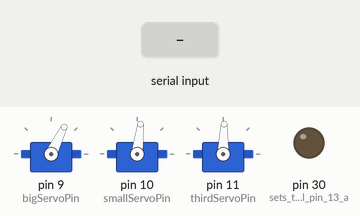
The sketch below on a simulated Arduino Mega 2560, built with avr-gcc and run on an emulated ATmega2560. Shown: 3 × servo, output pins drawn as LEDs (lit = HIGH). The inputs (shaded band) are chosen by the test bench.

Above: at 1.2 s.
1.3 s: "90,45,200\n" received over Serial
At 2.5 s:
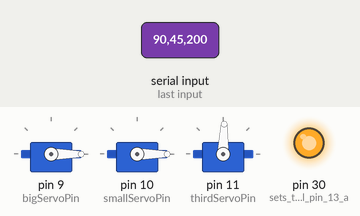
2.8 s: "90,45,200,10\n" received over Serial
At 3.9 s:
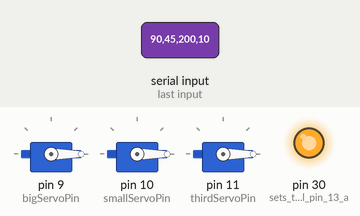
Timing chart, 0 to 5.8 s (numbered marks = the images above; inputs shaded):
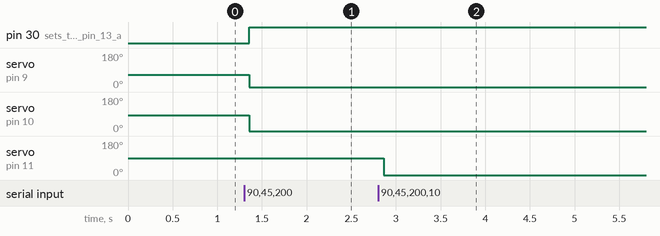

The sketch:

A2_serial_input.ino
```cpp
// Send two integer numbers indicating angle values of the servo. The first number is
// for the big servo and the second number for the small servo, e.g. 40,50.
//
// According to the library, the angle range is from 0-180. To get finer control over the angle
// one could use servo.writeMicroseconds() instead of servo.write(). See
// https://github.com/arduino-libraries/Servo/blob/master/docs/api.md

#include <Servo.h> // By Arduino, v1.2.1

// Define servo objects
Servo big_servo;
Servo small_servo;
Servo third_servo;

// Define servo pins
const int bigServoPin = 9;
const int smallServoPin = 10;
const int thirdServoPin = 11;

// Define the maximum length of the input string
const int BUFFER_SIZE = 64;

// Define the delimiter character
const char DELIMITER = ',';

// Create a buffer to store the incoming serial data
char buffer[BUFFER_SIZE];

// Variables to store the extracted float values
int bigServoAngle = 1500;
int smallServoAngle = 800;
int solenoid = 0;
int thirdServoAngle = 1475;

// Flag to indicate whether a complete set of values has been received
bool newData = false;

void setup() {
  Serial.begin(9600);

  // Attach servos to the defined pins
  big_servo.attach(bigServoPin, 970, 2450); // 550, 2400 custom range for DS51150-12V servo
  small_servo.attach(smallServoPin, 500, 1150);
  third_servo.attach(thirdServoPin, 500, 2500);

//  Serial.print("Big servo angle: ");
//  Serial.println(bigServoAngle);
//  Serial.print("Small servo angle: ");
//  Serial.println(smallServoAngle);

  pinMode(30, OUTPUT);    // sets the digital pin 13 as output
  digitalWrite(30, LOW);
}

void loop() {
  // Read serial data into the buffer
  readSerialData();

  // If a complete set of values has been received, parse the data
  if (newData) {
    parseSerialData();
    // Print the parsed values
//    Serial.print("Big servo angle: ");
//    Serial.println(bigServoAngle);
//    Serial.print("Small servo angle: ");
//    Serial.println(smallServoAngle);

    // Reset the flag
    newData = false;
  }

  // Use the values to control the servos
  // big_servo.write(bigServoAngle);
  // small_servo.write(smallServoAngle);

  big_servo.writeMicroseconds(bigServoAngle);
  small_servo.writeMicroseconds(smallServoAngle);
  third_servo.writeMicroseconds(thirdServoAngle);
  if (solenoid != 0) {
    digitalWrite(30, HIGH); // sets the digital pin 13 on
  }
  else {
     digitalWrite(30, LOW);  // sets the digital pin 13 off
  }

  // Small delay to debounce input readings
  delay(50);
}

void readSerialData() {
  static byte index = 0;
  while (Serial.available() > 0 && !newData) {
    char receivedChar = Serial.read();
    if (receivedChar != '\n') {
      buffer[index] = receivedChar;
      index++;
      if (index >= BUFFER_SIZE) {
        index = BUFFER_SIZE - 1;
      }
    } else {
      buffer[index] = '\0'; // Null terminate the string
      index = 0;
      newData = true;
    }
  }
}

void parseSerialData() {
  char *token = strtok(buffer, ",");
  if (token != NULL) {
    bigServoAngle = atoi(token); // Convert the token to a float
    token = strtok(NULL, ",");
    if (token != NULL) {
      smallServoAngle = atoi(token); // Convert the token to a float
      token = strtok(NULL, ",");
      if (token != NULL) {
        solenoid = atoi(token); // Convert the token to a float
        token = strtok(NULL, ",");
        if (token != NULL) {
          thirdServoAngle = atoi(token); // Convert the token to a float
    }
    }
    }

  }
//  Serial.print("Solenoid: ");
//  Serial.println(solenoid);
}
```

Measured:
- after the input at 1.3 s, pin 30 (sets_the_digital_pin_13_a): LOW → HIGH after 0.06 s; servo on pin 9 (bigServoPin): 64° → 0° after 0.06 s; servo on pin 10 (smallServoPin): 83° → 0° after 0.06 s
- after the input at 2.8 s, servo on pin 11 (thirdServoPin): 88° → 0° after 0.06 s
